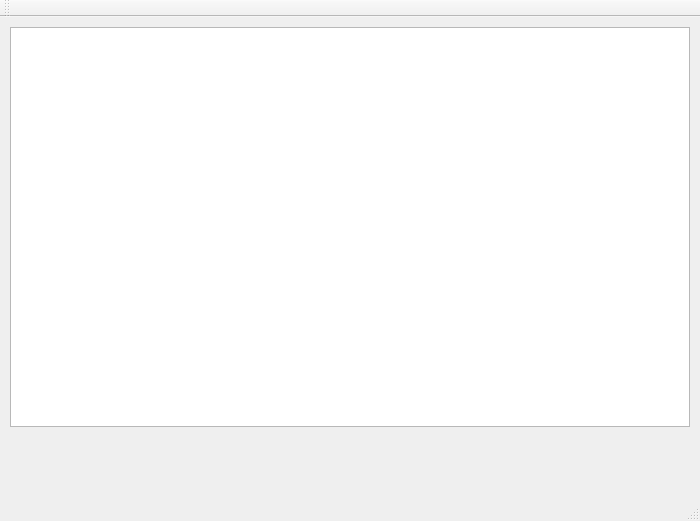
<?xml version="1.0" encoding="UTF-8"?>
<ui version="4.0">
 <class>MainWindow</class>
 <widget class="QMainWindow" name="MainWindow">
  <property name="geometry">
   <rect>
    <x>0</x>
    <y>0</y>
    <width>700</width>
    <height>521</height>
   </rect>
  </property>
  <property name="windowTitle">
   <string>MainWindow</string>
  </property>
  <widget class="QWidget" name="centralWidget">
   <widget class="QGraphicsView" name="graphicsView">
    <property name="geometry">
     <rect>
      <x>10</x>
      <y>10</y>
      <width>680</width>
      <height>400</height>
     </rect>
    </property>
   </widget>
  </widget>
  <widget class="QMenuBar" name="menuBar">
   <property name="geometry">
    <rect>
     <x>0</x>
     <y>0</y>
     <width>700</width>
     <height>22</height>
    </rect>
   </property>
  </widget>
  <widget class="QToolBar" name="mainToolBar">
   <attribute name="toolBarArea">
    <enum>TopToolBarArea</enum>
   </attribute>
   <attribute name="toolBarBreak">
    <bool>false</bool>
   </attribute>
  </widget>
  <widget class="QStatusBar" name="statusBar"/>
 </widget>
 <layoutdefault spacing="6" margin="11"/>
 <resources/>
 <connections/>
</ui>
